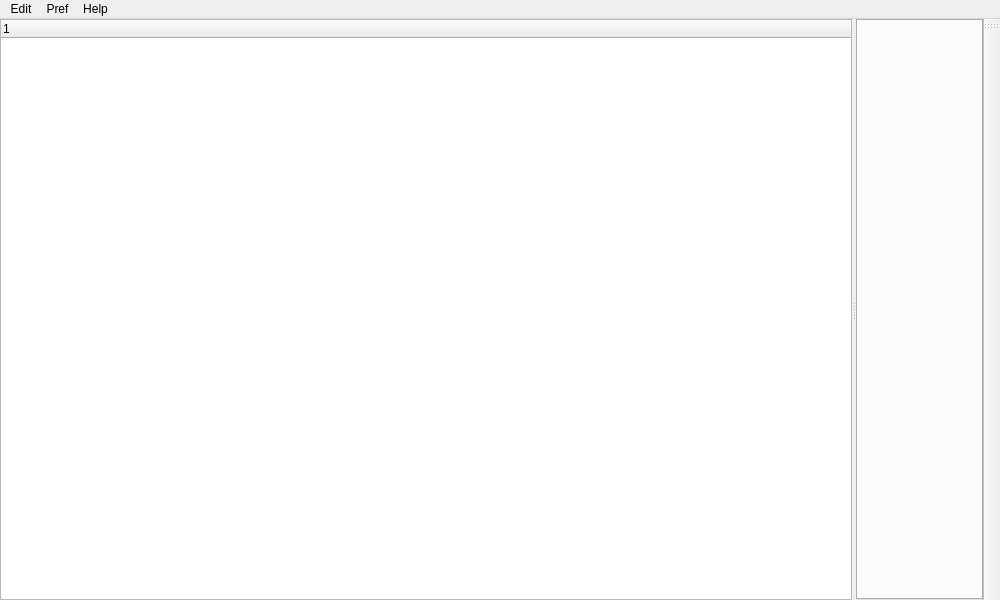
<?xml version="1.0" encoding="UTF-8"?>
<ui version="4.0">
 <class>mwGrapher</class>
 <widget class="QMainWindow" name="mwGrapher">
  <property name="geometry">
   <rect>
    <x>0</x>
    <y>0</y>
    <width>1000</width>
    <height>600</height>
   </rect>
  </property>
  <property name="windowTitle">
   <string>MainWindow</string>
  </property>
  <widget class="QWidget" name="centralwidget">
   <layout class="QGridLayout" name="gridLayout">
    <property name="margin">
     <number>0</number>
    </property>
    <property name="spacing">
     <number>0</number>
    </property>
    <item row="0" column="0">
     <widget class="QSplitter" name="splitter">
      <property name="orientation">
       <enum>Qt::Horizontal</enum>
      </property>
      <widget class="QWidget" name="verticalLayoutWidget">
       <layout class="QVBoxLayout" name="vlTree">
        <item>
         <widget class="QTreeWidget" name="twTree">
          <column>
           <property name="text">
            <string notr="true">1</string>
           </property>
          </column>
         </widget>
        </item>
       </layout>
      </widget>
      <widget class="QTabWidget" name="tabGraph">
       <property name="currentIndex">
        <number>-1</number>
       </property>
      </widget>
     </widget>
    </item>
   </layout>
  </widget>
  <widget class="QMenuBar" name="menubar">
   <property name="geometry">
    <rect>
     <x>0</x>
     <y>0</y>
     <width>1000</width>
     <height>21</height>
    </rect>
   </property>
   <widget class="QMenu" name="mPref">
    <property name="title">
     <string>Pref</string>
    </property>
    <widget class="QMenu" name="mToolsBarOrientation">
     <property name="title">
      <string>Tools Bar Orientation</string>
     </property>
     <addaction name="miNorth"/>
     <addaction name="miSouth"/>
     <addaction name="miWest"/>
     <addaction name="miEast"/>
    </widget>
    <widget class="QMenu" name="mToolBarOrientation">
     <property name="title">
      <string>ToolBar Orientation</string>
     </property>
     <addaction name="miHorizontal"/>
     <addaction name="miVertical"/>
    </widget>
    <widget class="QMenu" name="mStyle">
     <property name="title">
      <string>Style</string>
     </property>
     <addaction name="miDefaultStyle"/>
     <addaction name="miDarkOrange"/>
     <addaction name="miDarkGrey"/>
     <addaction name="miRedGrey"/>
    </widget>
    <addaction name="mStyle"/>
    <addaction name="separator"/>
    <addaction name="mToolBarOrientation"/>
    <addaction name="mToolsBarOrientation"/>
   </widget>
   <widget class="QMenu" name="mHelp">
    <property name="title">
     <string>Help</string>
    </property>
   </widget>
   <widget class="QMenu" name="mEdit">
    <property name="title">
     <string>Edit</string>
    </property>
    <addaction name="miAddGraphZone"/>
    <addaction name="miConnectNodes"/>
   </widget>
   <addaction name="mEdit"/>
   <addaction name="mPref"/>
   <addaction name="mHelp"/>
  </widget>
  <widget class="QToolBar" name="tbTools">
   <property name="sizePolicy">
    <sizepolicy hsizetype="Expanding" vsizetype="Expanding">
     <horstretch>0</horstretch>
     <verstretch>0</verstretch>
    </sizepolicy>
   </property>
   <property name="windowTitle">
    <string>toolBar</string>
   </property>
   <attribute name="toolBarArea">
    <enum>RightToolBarArea</enum>
   </attribute>
   <attribute name="toolBarBreak">
    <bool>false</bool>
   </attribute>
  </widget>
  <action name="miNorth2">
   <property name="text">
    <string>North</string>
   </property>
  </action>
  <action name="miSouth2">
   <property name="text">
    <string>South</string>
   </property>
  </action>
  <action name="miWest2">
   <property name="text">
    <string>West</string>
   </property>
  </action>
  <action name="miEast2">
   <property name="text">
    <string>East</string>
   </property>
  </action>
  <action name="miConnectNodes">
   <property name="text">
    <string>Connect Nodes</string>
   </property>
  </action>
  <action name="miNorth">
   <property name="text">
    <string>North</string>
   </property>
  </action>
  <action name="miSouth">
   <property name="text">
    <string>South</string>
   </property>
  </action>
  <action name="miWest">
   <property name="text">
    <string>West</string>
   </property>
  </action>
  <action name="miEast">
   <property name="text">
    <string>East</string>
   </property>
  </action>
  <action name="miAddGraphZone">
   <property name="text">
    <string>Add GraphZone</string>
   </property>
  </action>
  <action name="miHorizontal">
   <property name="text">
    <string>Horizontal</string>
   </property>
  </action>
  <action name="miVertical">
   <property name="text">
    <string>Vertical</string>
   </property>
  </action>
  <action name="miDefaultStyle">
   <property name="text">
    <string>Default</string>
   </property>
  </action>
  <action name="miDarkOrange">
   <property name="text">
    <string>Dark Orange</string>
   </property>
  </action>
  <action name="miDarkGrey">
   <property name="text">
    <string>Dark Grey</string>
   </property>
  </action>
  <action name="miRedGrey">
   <property name="text">
    <string>Red Grey</string>
   </property>
  </action>
 </widget>
 <resources/>
 <connections/>
</ui>
